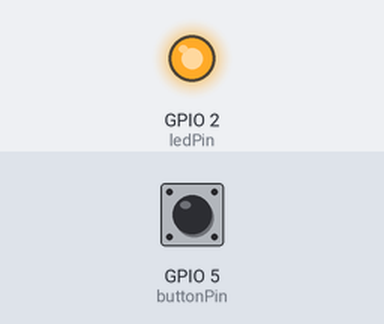
This sketch was run on a simulated ESP8266 (NodeMCU). Shown: output pins drawn as LEDs (lit = HIGH). Inputs (shaded band) come from the test bench; at power-on: GPIO 5 (buttonPin) LOW. WiFi joins after 1.5 s; servers stay silent unless stated; what the sketch prints to the serial monitor is not drawn.

Above: at 3.9 s.
4.0 s: GPIO 5 (buttonPin) pulled HIGH for 0.15 s
At 4.4 s:
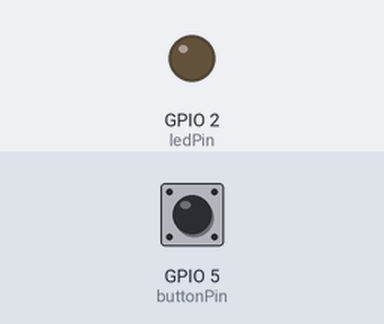
5.6 s: GPIO 5 (buttonPin) pulled HIGH for 3.2 s
At 9.5 s:
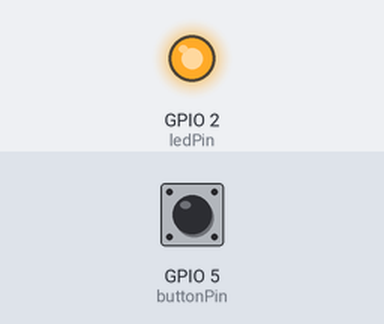
Timing chart, 0 to 11.0 s (numbered marks = the images above; inputs shaded):
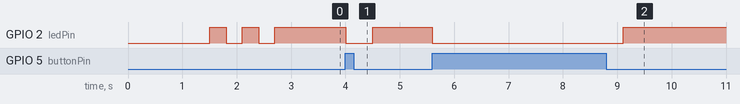

Measured:
- after the input at 4.0 s, GPIO 2 (ledPin): HIGH → LOW at once, → HIGH 0.50 s later
- after the input at 5.6 s, GPIO 2 (ledPin): HIGH → LOW at once, → HIGH 3.5 s later

The sketch:

esp_lightswitch.ino
```cpp
#include <ESP8266WiFi.h>
#include <WiFiUdp.h>

#define buttonPin 5
#define ledPin 2

#define timeout 500

#define STASSID "Fernhout Rein"
#define STAPSK  "****"

const char* ssid     = STASSID;
const char* password = STAPSK;

WiFiUDP Udp;
WiFiClient client;

//Array of the last byte of an IP
unsigned char ipArray[16] = {0};

char discoveryPacket[] =
  "M-SEARCH * HTTP/1.1\r\n"
  "HOST: 239.255.255.250:1982\r\n"
  "MAN: \"ssdp:discover\"\r\n"
  "ST: wifi_bulb\r\n";

unsigned long pressTime;

void setup() {

  pinMode(ledPin, OUTPUT);
  pinMode(buttonPin, INPUT);

  Serial.begin(9600);

  // We start by connecting to a WiFi network

  Serial.println();
  Serial.println();
  Serial.print("Connecting to ");
  Serial.print(ssid);

  /* Explicitly set the ESP8266 to be a WiFi-client, otherwise, it by default,
     would try to act as both a client and an access-point and could cause
     network-issues with your other WiFi-devices on your WiFi-network. */
  WiFi.mode(WIFI_STA);
  WiFi.begin(ssid, password);

  while (WiFi.status() != WL_CONNECTED)
  {
    delay(500);
    Serial.print(".");
  }
  Serial.println();

  Serial.print("Connected, IP address: ");
  Serial.println(WiFi.localIP());

  //Blink led when connected
  digitalWrite(ledPin, HIGH);
  delay(300);
  digitalWrite(ledPin, LOW);
  delay(300);
  digitalWrite(ledPin, HIGH);
  delay(300);
  digitalWrite(ledPin, LOW);
  delay(300);
  digitalWrite(ledPin, HIGH);

}

void loop() {

  //Stop listening after a second, then listen for button press again
  if (millis() > pressTime + timeout) {

    //When timeout is reached for first time
    if (pressTime > 0) {
      //Close server
      Udp.stop();
      //Set IPArray back to 0's
      for (int i = 0; i < 16; i++)
        ipArray[i] = 0;

      Serial.println();
    }
    pressTime = 0;


    if (digitalRead(buttonPin) == HIGH) {
      pressTime = millis();
      Serial.println("Detected button press");
      digitalWrite(ledPin, LOW);

      Udp.begin(1982);
      Udp.beginPacket("239.255.255.250", 1982);
      Udp.write(discoveryPacket);
      Udp.endPacket();

    } else {
      digitalWrite(ledPin, HIGH);
    }


  }

  //Listen for packets
  else {
    int packetSize = Udp.parsePacket();
    if (packetSize)
    {
      Serial.printf("Received packet from: %s\n", Udp.remoteIP().toString().c_str());

      //Check if we handled this IP already
      for (int i = 0; i < 16; i++) {
        if (ipArray[i] == Udp.remoteIP()[3])
          return;
        else if (ipArray[i] == 0) {
           ipArray[i] = Udp.remoteIP()[3];
           break;
        }

      }

      //Connect to light
      if (!client.connect(Udp.remoteIP(), 55443)) {
        Serial.println("Connection failed");
        return;
      }

      //Send toggle command
      client.println("{ \"id\": 0, \"method\": \"toggle\", \"params\":[]}");
      client.stop();
      Serial.printf("Toggled %s\n", Udp.remoteIP().toString().c_str());

    }
  }

}
```
